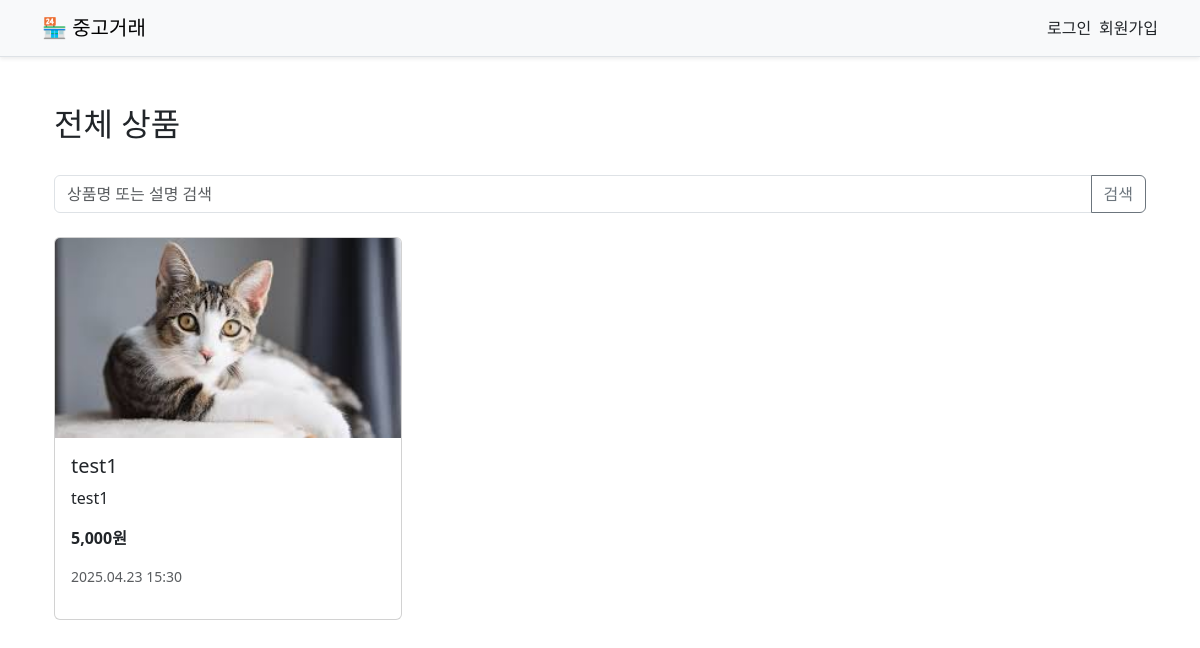
The app's page /products/, older data.
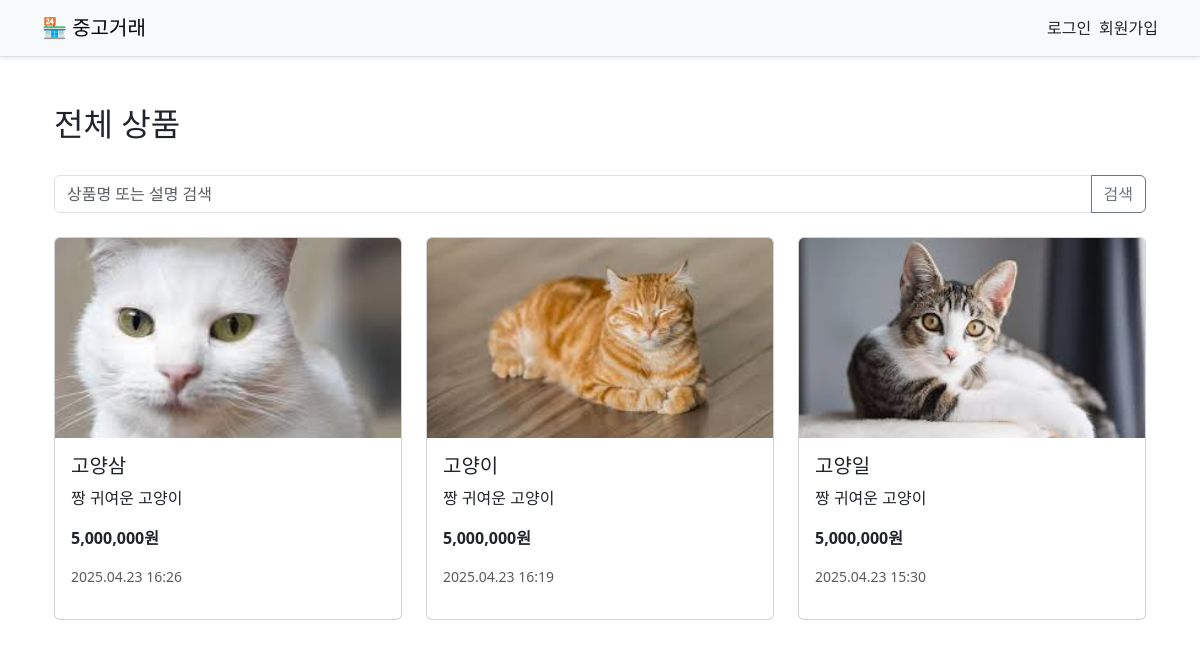
The same page, newer data.
### products/models.py (models this page shows)
class Product(models.Model):
    name = models.CharField(max_length=100)
    description = models.TextField()
    price = models.PositiveIntegerField()
    user = models.ForeignKey(CustomUser, on_delete=models.CASCADE)
    created_at = models.DateTimeField(auto_now_add=True)

class ProductImage(models.Model):
    product = models.ForeignKey(Product, on_delete=models.CASCADE)
    image = models.ImageField(upload_to='product_images/')

### products/views.py (the view)
# urls.py: path('', views.product_list_view, name='product_list'),         # /products/
def product_list_view(request):
    query = request.GET.get('q', '')
    mine = request.GET.get('mine') == 'on'
    products = Product.objects.all()
    if query:
        products = products.filter(
            Q(name__icontains=query) | Q(description__icontains=query)
        )
    if mine and request.user.is_authenticated:
        products = products.filter(user=request.user)
    products = products.order_by('-created_at')
    return render(request, 'products/product_list.html', {
        'products': products,
        'query': query,
        'mine': mine
    })

### templates/products/product_list.html (shortened to what this page needs)
{% extends 'base.html' %}
{% load humanize %}
{% block content %}
  <div class="container mt-5">
    <div class="d-flex justify-content-between align-items-center mb-4">
      <h2>전체 상품</h2>
    </div>
    <form method="get" class="mb-4">
      <div class="input-group">
        <input type="text" name="q" class="form-control" placeholder="상품명 또는 설명 검색" value="{{ query }}">
        <button class="btn btn-outline-secondary" type="submit">검색</button>
      </div>
    </form>
    <div class="row">
      {% for product in products %}
        <div class="col-md-4 mb-4">
          <a href="{% url 'product_detail' product.id %}" class="text-decoration-none text-dark">
            <div class="card h-100">
              {% if product.productimage_set.first %}
                <div style="height: 200px; overflow: hidden;">
                  <img src="{{ product.productimage_set.first.image.url }}" class="card-img-top" alt="상품 이미지" style="width: 100%; height: 100%; object-fit: cover;">
                </div>
              {% endif %}
              <div class="card-body">
                <h5 class="card-title">{{ product.name }}</h5>
                <p class="card-text">{{ product.description|truncatechars:60 }}</p>
                <p class="card-text"><strong>{{ product.price|intcomma }}원</strong></p>
                <p class="text-muted small">{{ product.created_at|date:"Y.m.d H:i" }}</p>
              </div>
            </div>
          </a>
        </div>
      {% empty %}
        <p>등록된 상품이 없습니다.</p>
      {% endfor %}
    </div>
  </div>
{% endblock %}

### templates/base.html (shortened to what this page needs)
<!DOCTYPE html>
<html lang="ko">
<head>
  <link href="https://cdn.jsdelivr.net/npm/bootstrap@5.3.0/dist/css/bootstrap.min.css" rel="stylesheet">
</head>
<body>
  <nav class="navbar navbar-expand-lg navbar-light bg-light border-bottom shadow-sm">
    <div class="container">
      <a class="navbar-brand" href="/">🏪 중고거래</a>
      <div class="d-flex">
        {% if user.is_authenticated %}
            <form method="post" action="{% url 'logout' %}" class="me-3">
                {% csrf_token %}
                <button type="submit" class="btn btn-link nav-link px-3">로그아웃</button>
            </form>
            <a href="{% url 'mypage' %}" class="nav-link px-2">{{ user.username }} 님</a>
        {% else %}
            <a class="nav-link me-2" href="/accounts/login/">로그인</a>
            <a class="nav-link" href="/accounts/signup/">회원가입</a>
        {% endif %}
      </div>
    </div>
  </nav>
  <div class="container mt-4">
    {% block content %}{% endblock %}
  </div>
</body>
</html>

Row changes from the older to the newer data that the page shows:
added Product: productimage_set.first.image (picture), name "고양삼", description "짱 귀여운 고양이", price "5,000,000", created_at "2025.04.23 16:26"
added Product: productimage_set.first.image (picture), name "고양이", description "짱 귀여운 고양이", price "5,000,000", created_at "2025.04.23 16:19"
changed Product: name "test1" → "고양일"; description "test1" → "짱 귀여운 고양이"; price "5,000" → "5,000,000"
